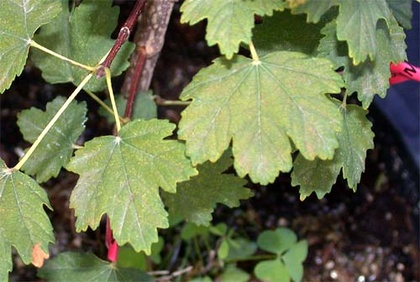
%> input picture injured/Exercise 04/aceropalus_otc01.jpg, 420 x 282 px, shrunk from 500 x 336 before the run
$ octave ex04.m   (GNU Octave 9; MATLAB toolbox functions it lacks are replaced by stand-ins)
%> lines starting %> are read from the running program, lines starting %| are printed output that depends on the picture; in (x1, y1, x2, y2) boxes, pixels count from 0 and x2, y2 are one past the last pixel; in counts of white or black regions, pixels touching at a corner belong together; the program's own positions count from 1
clc; clear all; close all;


A=imread('aceropalus_otc01.jpg');
%> A is the input picture: size 282x420x3 uint8; mean R, G, B 107.9, 115.2, 79

AR=A(:,:,1);
AG=A(:,:,2);
AB=A(:,:,3);
figure,imshow(A);

figure,imhist(AR);
title('Red histogram');
%> figure, not shown here; highest point at x = 185, y = 827
figure,imhist(AG);
title('Green histogram');
%> figure, not shown here; highest point at x = 195, y = 1055

figure, imhist(AB);

title('Blue histogram');
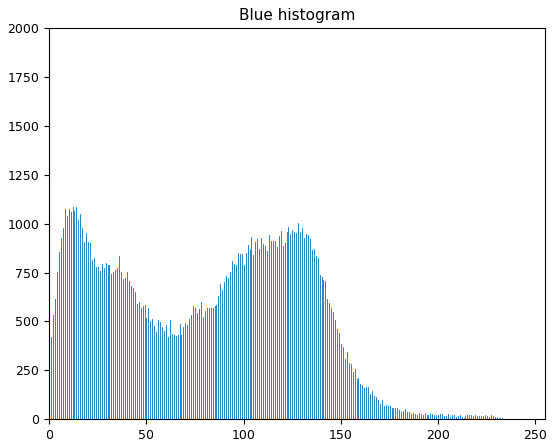
%> figure redrawn from the program's plot data; highest point at x = 0, y = 1875


Agray=rgb2gray(A);
figure,imshow(Agray);
%
%  mean2, std2

Igray=Agray;
 level = graythresh(Igray);
%> level = 0.416
BW = im2bw(Igray,level);
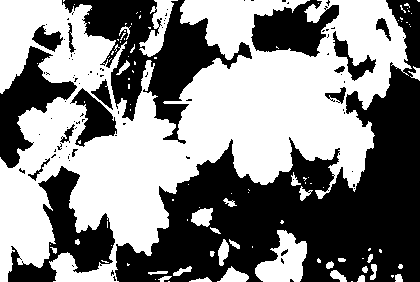
%> BW: size 282x420 logical; 52.1% white; 90 black regions (73 under 20 px), largest, box (x1, y1, x2, y2) and area: (115, 0, 420, 282) 32772, (62, 0, 252, 144) 9269, (8, 166, 115, 282) 4577
figure,imshow(BW)


[IDX,C] = kmeans(BW,2);
%> IDX = 282 values, max 2 at index 1, min 1 at index 173, mean 1.66; C = 420 columns, first 8: [1 1 1 1 1 1 1 1; 0.658 0.652 0.647 0.631 0.62 0.604 0.594 0.583]


 ARmean=mean2(AR)
%> ARmean = 107.9

 ARstd=std2(AR)
%> ARstd = 44.76


 AGmean=mean2(AG)
%> AGmean = 115.2

 AGstd=std2(AG)
%> AGstd = 48.59


 ABmean=mean2(AB)
%> ABmean = 79.02

 ABstd=std2(AB)
%> ABstd = 34.65


 Greens=[];
 [m,n]=size(Igray);
%> m = 282; n = 420

 BW=imcomplement(BW);

 for i=1: m
     for j=1:n

         if BW(i,j)==1
             Greens=[Greens AG(i,j)];
         end

     end
 end


 SE = ones(5);
BW2 = imdilate(BW,SE);
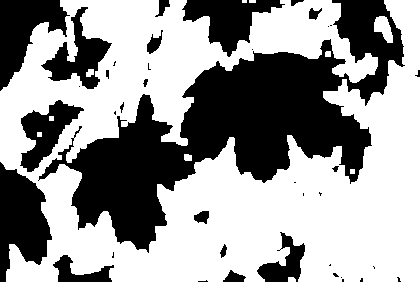
%> BW2: size 282x420 logical; 60% white; 39 black regions (20 under 20 px), largest, box (x1, y1, x2, y2) and area: (38, 0, 405, 253) 30705, (0, 162, 52, 282) 3857, (0, 0, 70, 91) 3152
increase = (bwarea(BW2) - bwarea(BW))/bwarea(BW)
%> increase = 0.25


bwarea(BW)
%> ans = 57021.9
bwarea(BW2)
%> ans = 71256.4

figure,imshow(BW2)

% % % bwconncomp computes connected components, as shown in the example:

 cc = bwconncomp(BW)
%> cc = 90 connected components

 labeled = labelmatrix(cc);
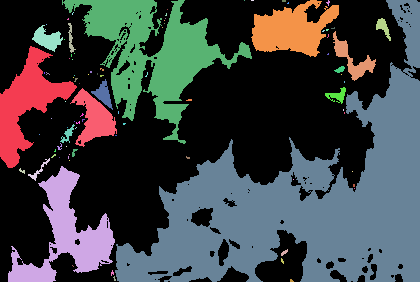
%> labeled: size 282x420 uint8; 91 distinct labels, from 0 to 90; one colour per label, 0 black


% % %  Create a pseudo-color image, where the label identifying each object
% % %  in the label matrix maps to a different color in the associated colormap matrix.
% % %  Use label2rgb to choose the colormap, the background color, and how objects
% % %  in the label matrix map to colors in the colormap:


RGB_label = label2rgb(labeled, @copper, 'c', 'shuffle');
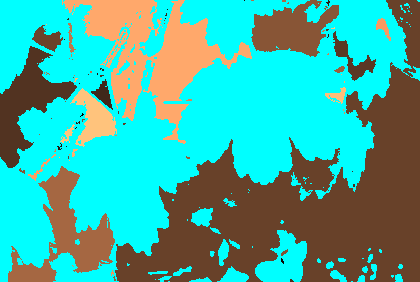
%> RGB_label: size 282x420x3 uint8; mean R, G, B 66.3, 175.5, 160
imshow(RGB_label,'InitialMagnification','fit')
%%%%%%%%%%%%%%%%%%%%%%%%%%%%%%%%%%%%%%%%%%%%%%%%%%%%%%%%%%%%%%%%%%%%%%%%%%%%%
%%%%%%%%%%%%%%%%%%%%%%%%%%%%%%%%%%%%%%%%%%%%%%%%%%%%%%%%%%%%%%%%%%%%%%%%%%%%%%
%%%%%%%%%%%%%%%%%%%%%%Multi threshold segmentation works very
%%%%%%%%%%%%%%%%%%%%%%well%%%%%%%%%%%%%%%%%%%%%%%%%%%%%%%%%%%%%%%%%%%%%%%%%%%%

 thresh = multithresh(Agray,2);
%> thresh = [66 138]

seg_I = imquantize(Agray,thresh); % Apply the thresholds to obtain segmented image
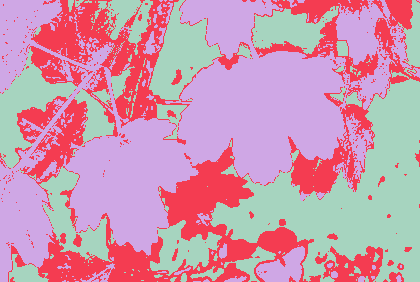
%> seg_I: size 282x420 double; 3 distinct labels, from 1 to 3; one colour per label, 0 black

RGB = label2rgb(seg_I); 	 % convert to color image

figure;
imshowpair(Agray,RGB,'montage');  % display images side-by-side
axis off;
title('Original Image                               RGB Segmented Image')


 BW11 = edge(Agray,'sobel');
%> BW11: size 282x420 logical; 3.2% white in thin lines or dots
BW21 = edge(Agray,'canny');
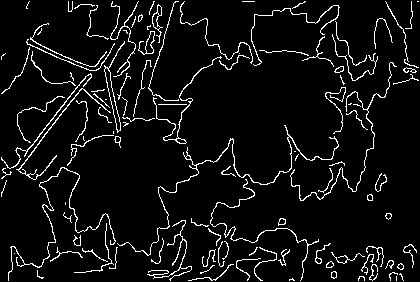
%> BW21: size 282x420 logical; 6.4% white in thin lines or dots
figure,imshow(BW11)
figure, imshow(BW21)

 GreenArea=size(Greens,2)/(m*n)
%> GreenArea = 0.479

 print ('Green Area ');
